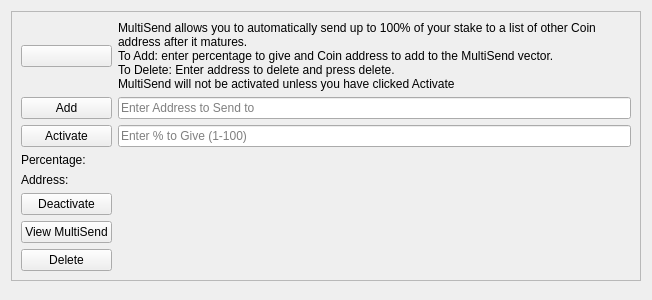
<?xml version="1.0" encoding="UTF-8"?>
<ui version="4.0">
 <class>MultiSendDialog</class>
 <widget class="QWidget" name="MultiSendDialog">
  <property name="windowModality">
   <enum>Qt::NonModal</enum>
  </property>
  <property name="geometry">
   <rect>
    <x>0</x>
    <y>0</y>
    <width>652</width>
    <height>300</height>
   </rect>
  </property>
  <property name="windowTitle">
   <string>MultiSend</string>
  </property>
  <layout class="QGridLayout" name="gridLayout_2">
   <item row="1" column="0">
    <widget class="QFrame" name="frame_3">
     <property name="frameShape">
      <enum>QFrame::StyledPanel</enum>
     </property>
     <property name="frameShadow">
      <enum>QFrame::Raised</enum>
     </property>
     <layout class="QGridLayout" name="gridLayout">
      <item row="7" column="0">
       <widget class="QPushButton" name="viewButton">
        <property name="toolTip">
         <string/>
        </property>
        <property name="statusTip">
         <string>View MultiSend Vector</string>
        </property>
        <property name="text">
         <string>View MultiSend</string>
        </property>
       </widget>
      </item>
      <item row="0" column="0">
       <widget class="QPushButton" name="addressBookButton">
        <property name="toolTip">
         <string>Choose an address from the address book</string>
        </property>
        <property name="text">
         <string/>
        </property>
        <property name="icon">
         <iconset resource="../bitcoin.qrc">
          <normaloff>:/icons/address-book</normaloff>:/icons/address-book</iconset>
        </property>
        <property name="shortcut">
         <string>Alt+A</string>
        </property>
        <property name="autoDefault">
         <bool>false</bool>
        </property>
       </widget>
      </item>
      <item row="2" column="0">
       <widget class="QPushButton" name="activateButton">
        <property name="statusTip">
         <string>Activate MultiSend</string>
        </property>
        <property name="text">
         <string>Activate</string>
        </property>
       </widget>
      </item>
      <item row="8" column="0">
       <widget class="QPushButton" name="deleteButton">
        <property name="toolTip">
         <string/>
        </property>
        <property name="statusTip">
         <string>Delete Address From MultiSend Vector</string>
        </property>
        <property name="text">
         <string>Delete</string>
        </property>
       </widget>
      </item>
      <item row="4" column="0">
       <widget class="QLabel" name="label_5">
        <property name="toolTip">
         <string>Address to send portion of stake to</string>
        </property>
        <property name="text">
         <string>Address:</string>
        </property>
       </widget>
      </item>
      <item row="2" column="1">
       <widget class="QLineEdit" name="multiSendPercentEdit">
        <property name="toolTip">
         <string>Enter whole numbers 1 - 100</string>
        </property>
        <property name="placeholderText">
         <string>Enter % to Give (1-100)</string>
        </property>
       </widget>
      </item>
      <item row="1" column="1">
       <widget class="QLineEdit" name="multiSendAddressEdit">
        <property name="toolTip">
         <string/>
        </property>
        <property name="placeholderText">
         <string>Enter Address to Send to</string>
        </property>
       </widget>
      </item>
      <item row="6" column="0">
       <widget class="QPushButton" name="disableButton">
        <property name="statusTip">
         <string>Deactivate MultiSend</string>
        </property>
        <property name="text">
         <string>Deactivate</string>
        </property>
       </widget>
      </item>
      <item row="6" column="1" rowspan="3">
       <widget class="QLabel" name="message">
        <property name="styleSheet">
         <string notr="true">background: transparent;</string>
        </property>
        <property name="text">
         <string/>
        </property>
       </widget>
      </item>
      <item row="3" column="0">
       <widget class="QLabel" name="label">
        <property name="toolTip">
         <string>Percentage of stake to send</string>
        </property>
        <property name="text">
         <string>Percentage:</string>
        </property>
       </widget>
      </item>
      <item row="1" column="0">
       <widget class="QPushButton" name="addButton">
        <property name="toolTip">
         <string/>
        </property>
        <property name="statusTip">
         <string>Add to MultiSend Vector</string>
        </property>
        <property name="text">
         <string>Add</string>
        </property>
       </widget>
      </item>
      <item row="0" column="1">
       <widget class="QLabel" name="label_2">
        <property name="lineWidth">
         <number>1</number>
        </property>
        <property name="text">
         <string>MultiSend allows you to automatically send up to 100% of your stake to a list of other Coin address after it matures.
To Add: enter percentage to give and Coin address to add to the MultiSend vector. 
To Delete: Enter address to delete and press delete.
MultiSend will not be activated unless you have clicked Activate</string>
        </property>
        <property name="alignment">
         <set>Qt::AlignLeading|Qt::AlignLeft|Qt::AlignTop</set>
        </property>
        <property name="wordWrap">
         <bool>true</bool>
        </property>
       </widget>
      </item>
     </layout>
    </widget>
   </item>
   <item row="3" column="0">
    <spacer name="verticalSpacer">
     <property name="orientation">
      <enum>Qt::Vertical</enum>
     </property>
     <property name="sizeHint" stdset="0">
      <size>
       <width>20</width>
       <height>40</height>
      </size>
     </property>
    </spacer>
   </item>
  </layout>
 </widget>
 <resources>
  <include location="../bitcoin.qrc"/>
 </resources>
 <connections/>
</ui>
